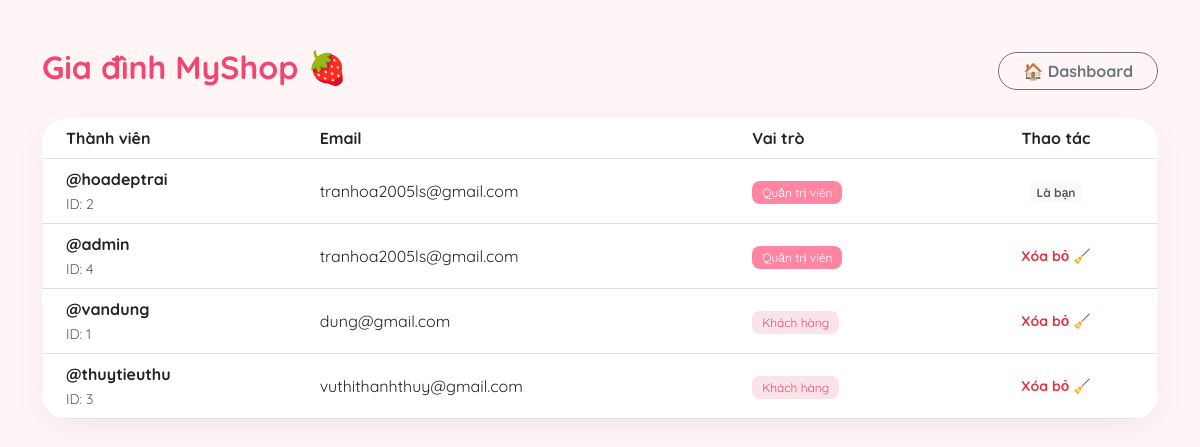
Screenshot of /shop_quanao/admin/manage_users.php (signed in) with the database file from the repository.
### tables this page shows
CREATE TABLE `users` (
  `id` int(11) NOT NULL,
  `username` varchar(50) NOT NULL,
  `password` varchar(255) NOT NULL,
  `email` varchar(100) DEFAULT NULL,
  `role` int(11) DEFAULT 0,
  `created_at` timestamp NOT NULL DEFAULT current_timestamp()
);

### shop_quanao/admin/manage_users.php (the view, shortened to what this page needs)
<?php
include '../config/db.php';
$users = $conn->query("SELECT * FROM users ORDER BY role DESC");
?>
<!DOCTYPE html>
<html lang="vi">
<head>
    <link href="https://cdn.jsdelivr.net/npm/bootstrap@5.3.0/dist/css/bootstrap.min.css" rel="stylesheet">
</head>
<body class="py-5">
    <div class="container">
        <div class="d-flex justify-content-between align-items-center mb-4">
            <h2 style="color: #ef476f; font-weight: 700;">Gia đình MyShop 🍓</h2>
            <a href="index.php" class="btn btn-outline-secondary rounded-pill px-4 fw-bold">🏠 Dashboard</a>
        </div>
        <div class="user-card card">
            <table class="table table-hover align-middle mb-0">
                <thead style="background: #fbe4e9; color: #ef476f;">
                    <tr>
                        <th class="ps-4">Thành viên</th>
                        <th>Email</th>
                        <th>Vai trò</th>
                        <th class="text-center">Thao tác</th>
                    </tr>
                </thead>
                <tbody>
                    <?php while($u = $users->fetch_assoc()): ?>
                    <tr>
                        <td class="ps-4">
                            <div class="fw-bold">@<?php echo $u['username']; ?></div>
                            <small class="text-muted">ID: <?php echo $u['id']; ?></small>
                        </td>
                        <td><?php echo $u['email']; ?></td>
                        <td>
                            <?php echo ($u['role'] == 1) ? '<span class="role-admin">Quản trị viên</span>' : '<span class="role-user">Khách hàng</span>'; ?>
                        </td>
                        <td class="text-center">
                            <?php if($u['id'] != $_SESSION['user_id']): ?>
                                <a href="?delete=<?php echo $u['id']; ?>" class="btn btn-sm text-danger fw-bold" onclick="return confirm('Xóa thành viên này nhé?')">Xóa bỏ 🧹</a>
                            <?php else: ?>
                                <span class="badge bg-light text-muted">Là bạn</span>
                            <?php endif; ?>
                        </td>
                    </tr>
                    <?php endwhile; ?>
                </tbody>
            </table>
        </div>
    </div>
</body>
</html>

### shop_quanao/admin/manage_users.php (style rules this page uses)
body { background: #fff5f7; font-family: 'Quicksand', sans-serif; }
.user-card { background: white; border-radius: 25px; border: none; box-shadow: 0 10px 30px rgba(0,0,0,0.05); overflow: hidden; }
.role-admin { background: #ff85a2; color: white; padding: 4px 10px; border-radius: 8px; font-size: 0.75rem; }
.role-user { background: #fbe4e9; color: #ef476f; padding: 4px 10px; border-radius: 8px; font-size: 0.75rem; }

### rows the page displays
users: username "hoadeptrai", id "2", email "tranhoa2005ls@gmail.com", role "Quản trị viên", shows "Là bạn"
users: username "admin", id "4", email "tranhoa2005ls@gmail.com", role "Quản trị viên"
users: username "vandung", id "1", email "dung@gmail.com", role "Khách hàng"
users: username "thuytieuthu", id "3", email "vuthithanhthuy@gmail.com", role "Khách hàng"
